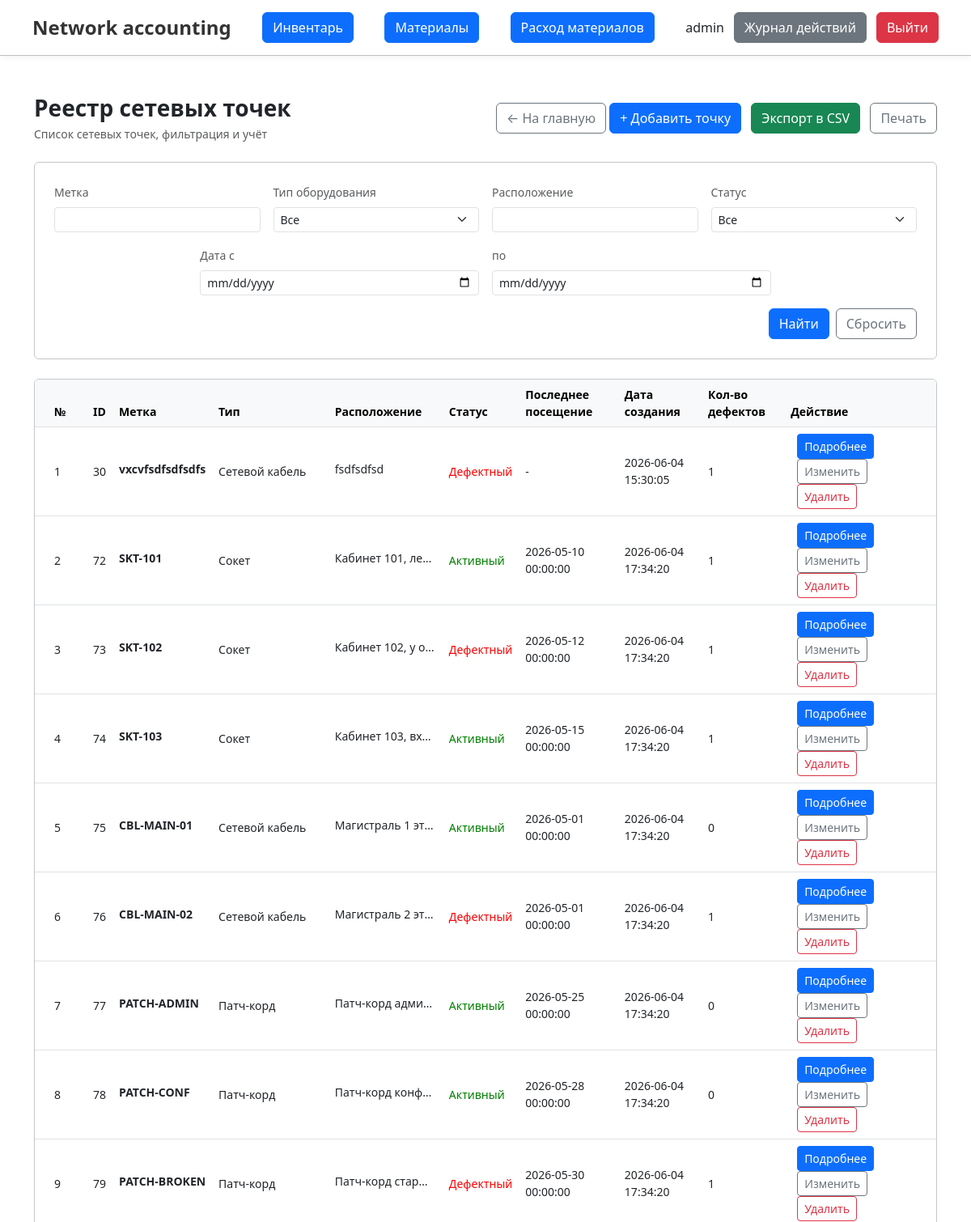
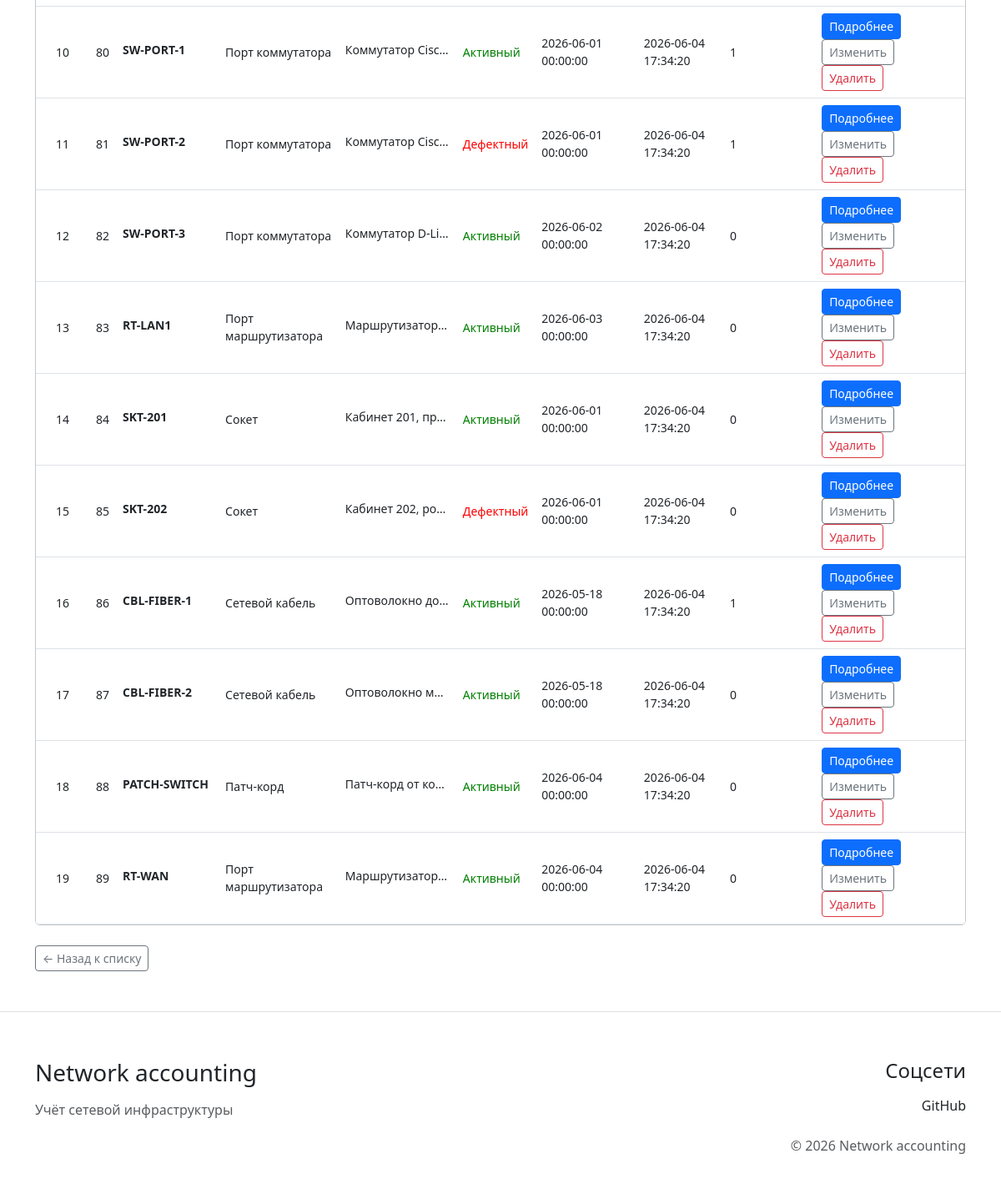
The page /controllers/inventory/inventory_view.php?action=index (signed in) on the database its author committed (2 pictures, top to bottom).
### tables this page shows
CREATE TABLE `network_points` (
  `id` int(11) NOT NULL AUTO_INCREMENT,
  `label` varchar(255) NOT NULL,
  `type` int(11) NOT NULL,
  `location` varchar(255) DEFAULT NULL,
  `status` int(11) NOT NULL,
  `last_check` timestamp DEFAULT NULL DEFAULT current_timestamp(),
  `point_created_at` timestamp NOT NULL DEFAULT current_timestamp(),
  `image_name` varchar(500) DEFAULT NULL,
  PRIMARY KEY (`id`),
  UNIQUE KEY `label` (`label`),
  KEY `fk_network_points_status` (`status`),
  KEY `fk_network_points_type` (`type`),
  CONSTRAINT `fk_network_points_status` FOREIGN KEY (`status`) REFERENCES `network_point_status` (`id`) ON UPDATE CASCADE,
  CONSTRAINT `fk_network_points_type` FOREIGN KEY (`type`) REFERENCES `network_point_type` (`id`) ON UPDATE CASCADE
);

CREATE TABLE `network_point_type` (
  `id` int(11) NOT NULL AUTO_INCREMENT,
  `name` varchar(255) NOT NULL,
  `display_name` varchar(255) NOT NULL,
  PRIMARY KEY (`id`)
);

CREATE TABLE `network_point_status` (
  `id` int(11) NOT NULL AUTO_INCREMENT,
  `name` varchar(255) NOT NULL,
  `display_name` varchar(255) NOT NULL,
  PRIMARY KEY (`id`)
);

### app/includes/functions.php (called while the page is built, shortened)
<?php
function getAllInventoryFiltered($pdo, $filter, $limit, $offset, $params = [])
{
    try {
        $sql = "SELECT
            network_points.id,
            network_points.label,
            network_points.location,
            network_points.last_check,
            network_points.point_created_at,
            network_points.image_name,
            network_point_type.display_name AS type,
            network_point_status.display_name AS status
        FROM network_points
        LEFT JOIN network_point_type ON network_points.type = network_point_type.id
        LEFT JOIN network_point_status ON network_points.status = network_point_status.id
        WHERE 1=1 $filter
        ORDER BY network_points.id
        LIMIT $limit OFFSET $offset";
        $stmt = $pdo->prepare($sql);
        $stmt->execute();
        return $stmt->fetchAll(PDO::FETCH_ASSOC);
    } catch (PDOException $error) {
        error_log("getAllInventoryFiltered Error: " . $error->getMessage());
        return [];
    }
}
?>

### app/view/inventory/inventory.php (the view, shortened to what this page needs)
<?php include '../../app/includes/header.php'; ?>
<div class="container my-5">
    <div class="row mb-4 align-items-center">
        <div class="col-md-6">
            <h1 class="h3 mb-1 fw-bold">Реестр сетевых точек</h1>
            <p class="text-muted small mb-0">Список сетевых точек, фильтрация и учёт</p>
        </div>
        <div class="col-md-6 text-md-end mt-3 mt-md-0">
            <a href="../../" class="btn btn-outline-secondary">
                &larr; На главную
            </a>
            <a href="../../app/view/inventory/insert_network_point.php" class="btn btn-primary">+ Добавить точку</a>
            <a href="../export_to_csv.php?type=network_points" class="btn btn-success ms-2">Экспорт в CSV</a>
            <button type="button" onclick="printDiv('printable-table')" class="btn btn-outline-secondary ms-2">Печать
            </button>
        </div>
    </div>
    <div class="row mb-4">
        <div class="col-12">
            <div class="card border-secondary-subtle bg-white">
                <div class="card-body p-4">
                    <form method="get" class="row g-3" style="justify-content: center">
                        <div class="col-md-3">
                            <label class="form-label small fw-medium text-muted">Метка</label>
                            <input type="text" name="label" class="form-control form-control-sm"
                                   value="<?= htmlspecialchars($_GET['label'] ?? '') ?>">
                        </div>
                        <div class="col-md-3">
                            <label class="form-label small fw-medium text-muted">Тип оборудования</label>
                            <select name="type" class="form-select form-select-sm">
                                <option value="">Все</option>
                            </select>
                        </div>
                        <div class="col-md-3">
                            <label class="form-label small fw-medium text-muted">Расположение</label>
                            <input type="text" name="location" class="form-control form-control-sm"
                                   value="<?= htmlspecialchars($_GET['location'] ?? '') ?>">
                        </div>
                        <div class="col-md-3">
                            <label class="form-label small fw-medium text-muted">Статус</label>
                            <select name="status" class="form-select form-select-sm">
                                <option value="">Все</option>
                            </select>
                        </div>
                        <div class="col-md-4">
                            <label class="form-label small fw-medium text-muted">Дата с</label>
                            <input type="date" name="date_from" class="form-control form-control-sm"
                                   value="<?= htmlspecialchars($_GET['date_from'] ?? ''); ?>">
                        </div>
                        <div class="col-md-4">
                            <label class="form-label small fw-medium text-muted">по</label>
                            <input type="date" name="date_to" class="form-control form-control-sm"
                                   value="<?= htmlspecialchars($_GET['date_to'] ?? ''); ?>">
                        </div>
                        <div class="col-12 d-flex justify-content-end gap-2 mt-3">
                            <button type="submit" class="btn btn-primary">Найти</button>
                            <a href="?action=index" class="btn btn-outline-secondary">Сбросить</a>
                        </div>
                    </form>
                </div>
            </div>
        </div>
    </div>
    <div id="printable-table" class="row mb-4">
        <div class="col-12">
            <div class="table-responsive card border-secondary-subtle bg-white">
                <table class="table table-hover align-middle mb-0">
                    <thead class="table-light text-muted small">
                    <tr>
                        <th class="ps-4">№</th>
                        <?php if (($_SESSION['user_info']['role'] ?? 'null') === 'admin'): ?>
                            <th class="ps-4">ID</th>
                        <?php endif; ?>
                        <th>Метка</th>
                        <th>Тип</th>
                        <th>Расположение</th>
                        <th>Статус</th>
                        <th>Последнее посещение</th>
                        <th>Дата создания</th>
                        <th>Кол-во дефектов</th>
                        <th class="pe-4">Действие</th>
                    </tr>
                    </thead>
                    <tbody class="small">
                    <?php if (empty($points)): ?>
                        <tr>
                            <td colspan="9" class="text-center text-muted py-4">Нет данных</td>
                        </tr>
                    <?php else: ?>
                        <?php foreach ($points as $point): ?>
                            <tr>
                                <td class="ps-4"><?= $offset++ + 1 ?></td>
                                <?php if (($_SESSION['user_info']['role'] ?? 'null') == 'admin'): ?>
                                    <td class="ps-4"><?= $point['id'] ?></td>
                                <?php endif; ?>
                                <td><strong class="text-truncate d-inline-block"
                                            style="max-width: 125px"><?= htmlspecialchars($point['label']) ?></strong>
                                </td>
                                <td><?= htmlspecialchars($point['type']) ?></td>
                                <td>
                            <span class="text-truncate d-inline-block"
                                  style="max-width: 125px"><?= htmlspecialchars($point['location']) ?></span>
                                </td>
                                <td>
                                    <span style="color: <?= $point['status'] == 'Активный' ? 'green' : 'red' ?>"><?= htmlspecialchars($point['status']) ?></span>
                                </td>
                                <td>
                                    <?php
                                    if (!empty($point['last_check'])) {
                                        echo htmlspecialchars($point['last_check']);
                                    } else {
                                        echo '-';
                                    }
                                    ?>
                                </td>
                                <td><?php echo htmlspecialchars($point['point_created_at']) ?></td>
                                <td>
                                    <?php
                                    $sql = "SELECT COUNT(*) as defect_count FROM defects WHERE point_id = :point_id";
                                    $stmt = $pdo->prepare($sql);
                                    $stmt->execute(['point_id' => $point['id']]);
                                    echo $stmt->fetchColumn();
                                    ?>
                                </td>
                                <td class="pe-4">
                                    <a href="../defects/defects_view.php?point_id=<?= $point['id'] ?>"
                                       class="btn btn-primary btn-sm ms-2">Подробнее</a>
                                    <?php if (isset($_SESSION['user_info']) && !empty($_SESSION['user_info'])): ?>
                                        <a href="../../app/view/inventory/update_network_point.php?id=<?php echo htmlspecialchars($point['id']); ?>"
                                           class="btn btn-outline-secondary btn-sm ms-2">Изменить</a>
                                        <a href="./delete_network_point.php?id=<?php echo htmlspecialchars($point['id']); ?>"
                                           class="btn btn-outline-danger btn-sm ms-2"
                                           onclick="return confirm('Удалить точку?')">Удалить</a>
                                    <?php endif; ?>
                                </td>
                            </tr>
                        <?php endforeach; ?>
                    <?php endif; ?>
                    </tbody>
                </table>
            </div>
        </div>
    </div>
    <div class="mb-3">
        <button onclick="history.back()" class="btn btn-sm btn-outline-secondary">
            &larr; Назад к списку
        </button>
    </div>
</div>
<?php include '../../app/includes/footer.php'; ?>

### controllers/inventory/inventory_view.php (shortened to what this page needs)
<?php
require '../../app/includes/functions.php';
$limit = 25;
$page = isset($_GET['page']) ? (int)$_GET['page'] : 1;
$offset = ($page - 1) * $limit;
$filter = "";
$params = [];
$action = $_GET['action'] ?? 'index';
if ($action === 'index') {
    $points = getAllInventoryFiltered($pdo, $filter, $limit, $offset, $params);
    include '../../app/view/inventory/inventory.php';
    exit();
}
?>

### app/includes/header.php (shortened to what this page needs)
<?php
$m = explode('/', trim($_SERVER['SCRIPT_NAME'], '/'));
$web_root = $m[0];
if ($web_root != 'network-accounting') {
    $web_root = '/';
} else {
    $web_root = '/' . $web_root . '/';
}
?>
<!DOCTYPE html>
<html lang="ru">
<head>
    <link rel="stylesheet" href="<?= $web_root ?>public/assets/css/style.css">
    <link href="https://cdn.jsdelivr.net/npm/bootstrap@5.3.0-alpha1/dist/css/bootstrap.min.css" rel="stylesheet">
</head>
<body>
<header class="site-header">
    <div class="header-container">
        <a href="<?= $web_root ?>" class="site-logo">
            <h1 class="logo-title">Network accounting</h1>
        </a>
        <a href="<?= $web_root ?>controllers/inventory/inventory_view.php?action=index">
            <button type="button" class="btn btn-primary">Инвентарь</button>
        </a>
        <a href="<?= $web_root ?>controllers/materials/materials_view.php?action=index">
            <button type="button" class="btn btn-primary">Материалы</button>
        </a>
        <a href="<?= $web_root ?>controllers/materials_usage/materials_usage_view.php?action=index">
            <button type="button" class="btn btn-primary">Расход материалов</button>
        </a>
        <nav style="display: flex; gap: 12px; align-items: center">
            <?php if (isset($_SESSION['user_info']) && !empty($_SESSION['user_info'])): ?>
                <span class=""><?php echo htmlspecialchars($_SESSION['user_info']['login'] ?? ''); ?></span>
                <?php if (isset($_SESSION['user_info']['role']) && $_SESSION['user_info']['role'] === 'admin'): ?>
                    <a href="<?= $web_root ?>controllers/logs.php">
                        <button type="button" class="btn btn-secondary">Журнал действий</button>
                    </a>
                <?php endif; ?>
                <a href="<?= $web_root ?>controllers/user/logout.php">
                    <button type="button" class="btn btn-danger">Выйти</button>
                </a>
            <?php endif; ?>
        </nav>
    </div>
</header>
<main class="content">

### app/includes/footer.php (shortened to what this page needs)
</main>
<footer class="site-footer bg-white pt-2 pb-4 mt-auto border-top">
    <div class="container">
        <div class="row text-center text-md-start align-items-start">
            <div class="col-md-6 col-lg-4 mt-5">
                <h3 class="mb-3">Network accounting</h3>
                <p class="text-muted">Учёт сетевой инфраструктуры</p>
            </div>
            <div class="col-md-6 col-lg-4 mt-5 ms-auto text-md-end">
                <h4 class="mb-3">Соцсети</h4>
                <ul class="list-unstyled">
                    <li class="mb-2">
                        <a href="https://github.com/0DoubleDare/network-accounting/tree/main"
                           target="_blank"
                           rel="noopener noreferrer"
                           class="text-decoration-none text-dark">
                            <i class="fab fa-github me-2"></i>GitHub
                        </a>
                    </li>
                </ul>
                <p class="copyright text-muted mt-4">
                    &copy; 2026 Network accounting
                </p>
            </div>
        </div>
    </div>
</footer>
</body>
</html>

### public/assets/css/style.css (style rules this page uses)
.content { flex: 1 0 auto; }
html, body { height: 100%; margin: 0; padding: 0; }
body { display: flex; flex-direction: column; min-height: 100vh; }
.site-header { position: sticky; top: 0; z-index: 1000; background: white; padding: 15px 40px; border-bottom: 1px solid #c0c0c0; box-shadow: 0 2px 8px rgba(0, 0, 0, 0.05); }
.header-container { display: flex; justify-content: space-between; align-items: center; max-width: 1400px; margin: 0 auto; flex-wrap: wrap; gap: 15px; }
.site-logo { text-decoration: none; }
.logo-title { color: #333; font-size: 24px; font-weight: 600; margin: 0; }

### rows shown on the page
network_points: offset "1", id "30", label "vxcvfsdfsdfsdfs", type.display_name "Сетевой кабель", location "fsdfsdfsd", status.display_name "Дефектный", point_created_at "2026-06-04 15:30:05", fetchColumn "1"
network_points: offset "2", id "72", label "SKT-101", type.display_name "Сокет", location "Кабинет 101, ле…", status.display_name "Активный", last_check "2026-05-10 00:00:00", point_created_at "2026-06-04 17:34:20", fetchColumn "1"
network_points: offset "3", id "73", label "SKT-102", type.display_name "Сокет", location "Кабинет 102, у о…", status.display_name "Дефектный", last_check "2026-05-12 00:00:00", point_created_at "2026-06-04 17:34:20", fetchColumn "1"
network_points: offset "4", id "74", label "SKT-103", type.display_name "Сокет", location "Кабинет 103, вх…", status.display_name "Активный", last_check "2026-05-15 00:00:00", point_created_at "2026-06-04 17:34:20", fetchColumn "1"
network_points: offset "5", id "75", label "CBL-MAIN-01", type.display_name "Сетевой кабель", location "Магистраль 1 эт…", status.display_name "Активный", last_check "2026-05-01 00:00:00", point_created_at "2026-06-04 17:34:20", fetchColumn "0"
network_points: offset "6", id "76", label "CBL-MAIN-02", type.display_name "Сетевой кабель", location "Магистраль 2 эт…", status.display_name "Дефектный", last_check "2026-05-01 00:00:00", point_created_at "2026-06-04 17:34:20", fetchColumn "1"
network_points: offset "7", id "77", label "PATCH-ADMIN", type.display_name "Патч-корд", location "Патч-корд адми…", status.display_name "Активный", last_check "2026-05-25 00:00:00", point_created_at "2026-06-04 17:34:20", fetchColumn "0"
network_points: offset "8", id "78", label "PATCH-CONF", type.display_name "Патч-корд", location "Патч-корд конф…", status.display_name "Активный", last_check "2026-05-28 00:00:00", point_created_at "2026-06-04 17:34:20", fetchColumn "0"
network_points: offset "9", id "79", label "PATCH-BROKEN", type.display_name "Патч-корд", location "Патч-корд стар…", status.display_name "Дефектный", last_check "2026-05-30 00:00:00", point_created_at "2026-06-04 17:34:20", fetchColumn "1"
network_points: offset "10", id "80", label "SW-PORT-1", type.display_name "Порт коммутатора", location "Коммутатор Cisc…", status.display_name "Активный", last_check "2026-06-01 00:00:00", point_created_at "2026-06-04 17:34:20", fetchColumn "1"
network_points: offset "11", id "81", label "SW-PORT-2", type.display_name "Порт коммутатора", location "Коммутатор Cisc…", status.display_name "Дефектный", last_check "2026-06-01 00:00:00", point_created_at "2026-06-04 17:34:20", fetchColumn "1"
network_points: offset "12", id "82", label "SW-PORT-3", type.display_name "Порт коммутатора", location "Коммутатор D-Li…", status.display_name "Активный", last_check "2026-06-02 00:00:00", point_created_at "2026-06-04 17:34:20", fetchColumn "0"
network_points: offset "13", id "83", label "RT-LAN1", type.display_name "Порт маршрутизатора", location "Маршрутизатор…", status.display_name "Активный", last_check "2026-06-03 00:00:00", point_created_at "2026-06-04 17:34:20", fetchColumn "0"
network_points: offset "14", id "84", label "SKT-201", type.display_name "Сокет", location "Кабинет 201, пр…", status.display_name "Активный", last_check "2026-06-01 00:00:00", point_created_at "2026-06-04 17:34:20", fetchColumn "0"
network_points: offset "15", id "85", label "SKT-202", type.display_name "Сокет", location "Кабинет 202, ро…", status.display_name "Дефектный", last_check "2026-06-01 00:00:00", point_created_at "2026-06-04 17:34:20", fetchColumn "0"
network_points: offset "16", id "86", label "CBL-FIBER-1", type.display_name "Сетевой кабель", location "Оптоволокно до…", status.display_name "Активный", last_check "2026-05-18 00:00:00", point_created_at "2026-06-04 17:34:20", fetchColumn "1"
network_points: offset "17", id "87", label "CBL-FIBER-2", type.display_name "Сетевой кабель", location "Оптоволокно м…", status.display_name "Активный", last_check "2026-05-18 00:00:00", point_created_at "2026-06-04 17:34:20", fetchColumn "0"
network_points: offset "18", id "88", label "PATCH-SWITCH", type.display_name "Патч-корд", location "Патч-корд от ко…", status.display_name "Активный", last_check "2026-06-04 00:00:00", point_created_at "2026-06-04 17:34:20", fetchColumn "0"
network_points: offset "19", id "89", label "RT-WAN", type.display_name "Порт маршрутизатора", location "Маршрутизатор…", status.display_name "Активный", last_check "2026-06-04 00:00:00", point_created_at "2026-06-04 17:34:20", fetchColumn "0"

### other values the page prints
$_SESSION['user_info']['login'] "admin"
